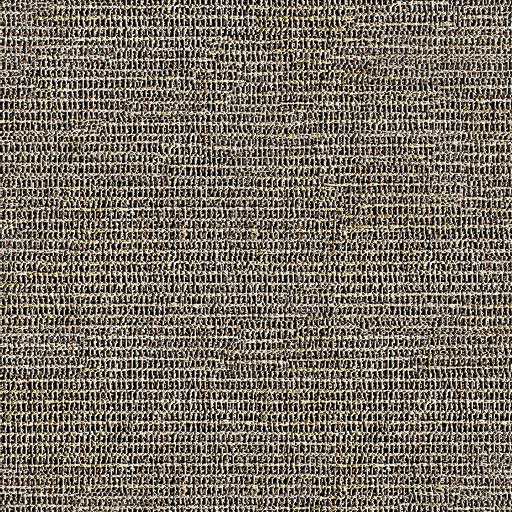
%> input picture image processing/code/2Dsamples1/sample1.jpg, 512 x 512 px
$ octave MAIN.m   (GNU Octave 9; MATLAB toolbox functions it lacks are replaced by stand-ins)
%> lines starting %> are read from the running program, lines starting %| are printed output that depends on the picture
### image processing/code/NonParamSampling.m
function out = NonParamSampling(orig,orig2,finalsize,windsize,method,overlap,e,feather)
% [12 lines of commented-out code are left out]
out = -1*ones(finalsize);
[a,b] = size(orig);
out(1:a,1:b) = orig;
w = ones(windsize);
switch method
    case 1
        l = 0;
        while l<(finalsize(2)-b)
            for xx = 1:windsize(1)
                mat = out(xx:(xx+windsize(1)-1),(b-windsize(2)+1+l):(b+l));
                smin = windsize(1)*windsize(2)*255;
                loc = [1,1];
                for x = 1:(a-windsize(1))
                    for y = 1:(b-windsize(2)-1)
                        s = sum(sum(abs(mat - orig(x:x+windsize(1)-1,y:y+windsize(2)-1))));
                        if smin > s
                            smin = s;
                            loc = [x,y];
                        end
                    end
                end
                out(xx,b+1+l) = orig(loc(1),loc(2)+windsize(2));
            end
            for xx = windsize(1):a
                mat = out((xx-windsize(1)+1):xx,(b-windsize(2)+1+l):(b+l));
                smin = windsize(1)*windsize(2)*255;
                loc = [1,1];
                for x = 1:(a-windsize(1))
                    for y = 1:(b-windsize(2)-1)
                        s = sum(sum(abs(mat - orig(x+1:x+windsize(1),y+1:y+windsize(2)))));
                        if smin > s
                            smin = s;
                            loc = [x,y];
                        end
                    end
                end
                out(xx,b+1+l) = orig(loc(1)+windsize(1)-1,loc(2)+windsize(2));
            end
            l = l+1;
        end
        l = 0;
        while l<(finalsize(1)-a)
            for yy = 1:windsize(1)
                mat = out((a-windsize(1)+1+l):(a+l),yy:yy+windsize(2)-1);
                smin = windsize(1)*windsize(2)*255;
                loc = [1,1];
                for x = 1:(a-windsize(1)-1)
                    for y = 1:(b-windsize(2))
                        s = sum(sum(abs(mat - orig(x:x+windsize(1)-1,y:y+windsize(2)-1))));
                        if smin > s
                            smin = s;
                            loc = [x,y];
                        end
                    end
                end
                out(a+l+1,yy) = orig(loc(1)+windsize(1),loc(2));
            end
            for yy = windsize(2):finalsize(2)
                mat = out((a-windsize(1)+1+l):(a+l),(yy-windsize(2)+1):yy);
                smin = windsize(1)*windsize(2)*255;
                loc = [1,1];
                for x = 1:(a-windsize(1)-1)
                    for y = 1:(b-windsize(2))
                        s = sum(sum(abs(mat - orig(x:x+windsize(1)-1,y:y+windsize(2)-1))));
                        if smin > s
                            smin = s;
                            loc = [x,y];
                        end
                    end
                end
                out(a+l+1,yy) = orig(loc(1)+windsize(1),loc(2)+windsize(2));
            end
            l = l+1;
        end
    case 2
        out = zeros(finalsize + 3*windsize);
        out2 = zeros(finalsize(1) + 3*windsize(1),finalsize(1) + 3*windsize(1),3);
        m = randpick(orig,windsize);
        out(windsize(1)+1:2*windsize(1),windsize(2)+1:2*windsize(2)) =  orig(m(1)+1:m(1)+windsize(1),m(2)+1:m(2)+windsize(2));
        for j = 1:3
              out2(windsize(1)+1:2*windsize(1),windsize(2)+1:2*windsize(2),j) =  orig2(m(1)+1:m(1)+windsize(1),m(2)+1:m(2)+windsize(2),j);
        end
        loc = 2*windsize;
        flag = 1;
        while loc(1)< finalsize(1) + 2*windsize(1)
            d = 100; g = 1;
            while d > e
                m = randpick(orig,windsize);
                d = dist(out,orig(m(1)+1:m(1)+windsize(1),m(2)+1:m(2)+windsize(2)),loc,overlap,flag);
            end
            out = placepatch(out,orig(m(1)+1:m(1)+windsize(1),m(2)+1:m(2)+windsize(2)),loc,overlap,flag,feather);
            for j = 1:3
                out2(:,:,j) = placepatch(out2(:,:,j),orig2(m(1)+1:m(1)+windsize(1),m(2)+1:m(2)+windsize(2),j),loc,overlap,flag,feather);
            end
            loc(1) = loc(1)-overlap+windsize(1);
            loc
        end
        loc(1) = 2*windsize(1);
        e = e/2;
        while loc(2)<finalsize(2)+2*windsize(2)
            d = 100;
            flag = 2; g = 1; E = e;
            while d > e
                m = randpick(orig,windsize);
                d = dist(out,orig(m(1)+1:m(1)+windsize(1),m(2)+1:m(2)+windsize(2)),loc,overlap,flag);
                g = g + 1;
                if g > 100
                    g = 1;
                    e = e*1.01;
                end
            end
            e = E;
            out = placepatch(out,orig(m(1)+1:m(1)+windsize(1),m(2)+1:m(2)+windsize(2)),loc,overlap,flag,feather);
            for j = 1:3
                out2(:,:,j) = placepatch(out2(:,:,j),orig2(m(1)+1:m(1)+windsize(1),m(2)+1:m(2)+windsize(2),j),loc,overlap,flag,feather);
            end
            flag = 3;
            while loc(1)< finalsize(1) + 2*windsize(1)
                d = 100;g = 1; E = e;
                while d > e
                    m = randpick(orig,windsize);
                    d = dist(out,orig(m(1)+1:m(1)+windsize(1),m(2)+1:m(2)+windsize(2)),loc,overlap,flag);
                    g = g + 1;
                    if g > 100
                        g = 1;
                        e = e*1.01;
                    end
                end
                e = E;
                out = placepatch(out,orig(m(1)+1:m(1)+windsize(1),m(2)+1:m(2)+windsize(2)),loc,overlap,flag,feather);
                for j = 1:3
                    out2(:,:,j) = placepatch(out2(:,:,j),orig2(m(1)+1:m(1)+windsize(1),m(2)+1:m(2)+windsize(2),j),loc,overlap,flag,feather);
                end
                loc(1) = loc(1)-overlap+windsize(1);
                loc
            end
            loc(1) = 2*windsize(1);
            loc(2) = loc(2)-overlap+windsize(2);
        end
        h = out(windsize(1)+1:windsize(1)+finalsize(1),windsize(2)+1:windsize(2)+finalsize(2));
        out = {};
        out{1} = h;
        out{2} = out2(windsize(1)+1:windsize(1)+finalsize(1),windsize(2)+1:windsize(2)+finalsize(2),:);
    case 3
        out = zeros(finalsize + 3*windsize);
        out(windsize(1)+1:2*windsize(1),windsize(2)+1:2*windsize(2)) =  randpick(orig,windsize);
        loc = 2*windsize;
        flag = 1;
        while loc(1)< finalsize(1) + 2*windsize(1)
            d = 100;
            while d > e
                m = randpick(orig,windsize);
                d = dist(out,m,loc,overlap,flag);
            end
            out = placepatch(out,m,loc,overlap,flag,feather);
            loc(1) = loc(1)-overlap+windsize(1);
            loc
        end
        loc(1) = 2*windsize(1);
        while loc(2)<finalsize(2)+2*windsize(2)
            d = 100;
            flag = 2; g = 1;
            while d > e
                m = randpick(orig,windsize);
                d = dist(out,m,loc,overlap,flag);
                g = g + 1;
                if g > 100
                    g = 1;
                    e = e*1.1
                end
            end
            out = placepatch(out,m,loc,overlap,flag,feather);
            flag = 3;
            while loc(1)< finalsize(1) + 2*windsize(1)
                d = 100;g = 1; E = e;
                while d > e
                    m = randpick(orig,windsize);
                    d = dist(out,m,loc,overlap,flag);
                    g = g + 1;
                    if g > 100
                        g = 1;
                        e = e*1.1;
                    end
                end
                e = E;
                out = placepatch(out,m,loc,overlap,flag,feather);
                loc(1) = loc(1)-overlap+windsize(1);
                loc
            end
            loc(1) = 2*windsize(1);
            loc(2) = loc(2)-overlap+windsize(2);
        end
        out = out(windsize(1)+1:windsize(1)+finalsize(1),windsize(2)+1:windsize(2)+finalsize(2));
end
end

### image processing/code/MAIN.m
%% THE MAIN FILE %%

x = input('Press 1 if you want to observe pixel based synthesis results 0 to skip\n');
%> the answer given: 1
if x == 1
    fprintf('Expect ~3 minute compuation\n');
    img = double(rgb2gray(imread('2Dsamples1\sample1.jpg')));
%> img: size 512x512 double; min 0, max 255, mean 112.6
    sample1 = double(img);
    sample1 = sample1(1:512,1:512);
    img = double(rgb2gray(imread('2Dsamples1\sample2.jpg')));
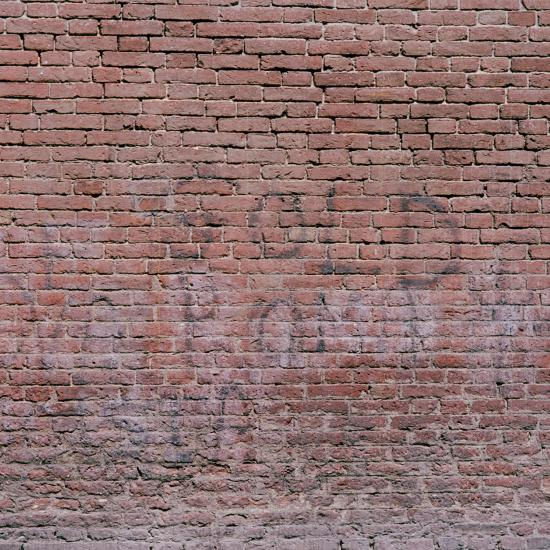
%> input picture image processing/code/2Dsamples1/sample2.jpg, 550 x 550 px
%> img: size 550x550 double; min 0, max 239, mean 123
    sample2 = double(img);
    sample2 = sample2(1:512,1:512);
    img = double(rgb2gray(imread('2Dsamples1\sample3.jpg')));
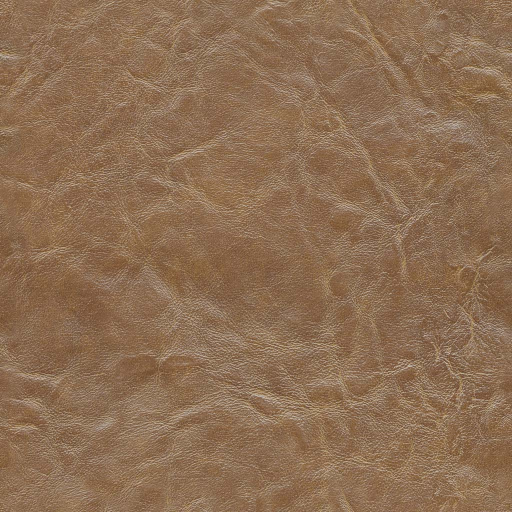
%> input picture image processing/code/2Dsamples1/sample3.jpg, 1024 x 1024 px (shown at 1/2 size)
%> img: size 1024x1024 double; min 52, max 221, mean 116.4
    sample3 = double(img);
    sample3 = sample3(1:512,1:512);
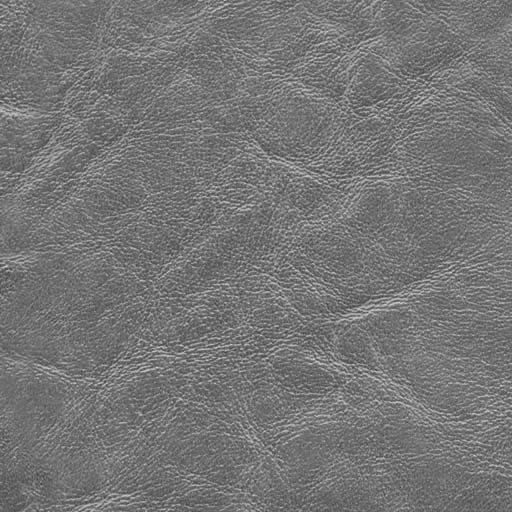
%> sample3: size 512x512 double; min 61, max 210, mean 117.1
    img = double(rgb2gray(imread('2Dsamples1\sample4.jpg')));
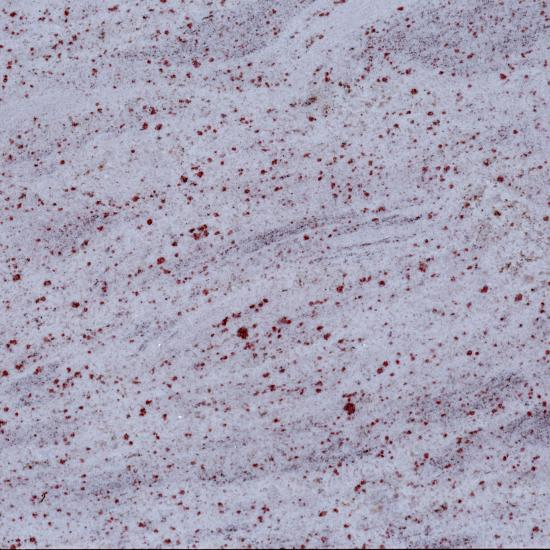
%> input picture image processing/code/2Dsamples1/sample4.jpg, 550 x 550 px
%> img: size 550x550 double; min 1, max 248, mean 166.7
    sample4 = double(img);
    sample4 = sample4(1:512,1:512);
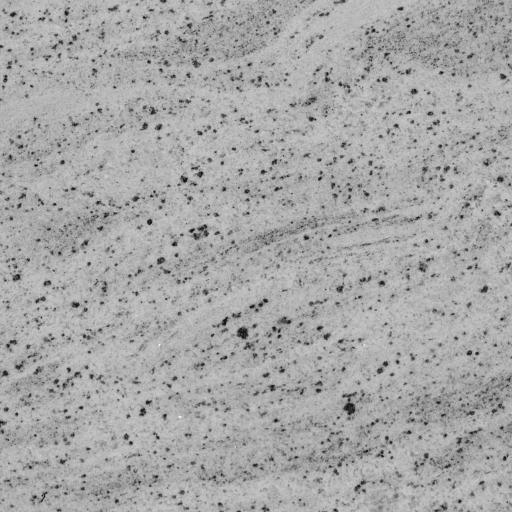
%> sample4: size 512x512 double; min 6, max 248, mean 167.1
    img = double(rgb2gray(imread('2Dsamples1\sample5.jpg')));
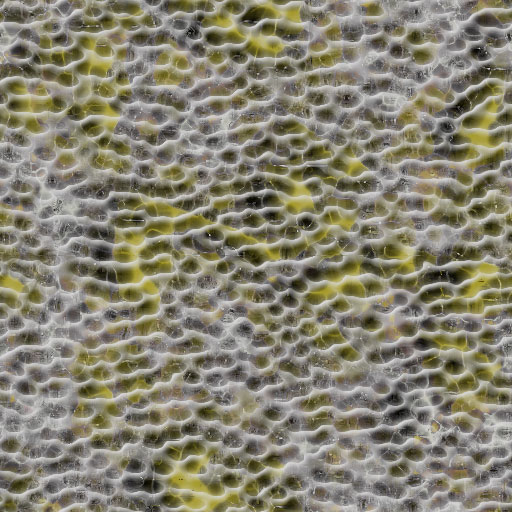
%> input picture image processing/code/2Dsamples1/sample5.jpg, 512 x 512 px
%> img: size 512x512 double; min 0, max 230, mean 129.6
    sample5 = double(img);
    sample5 = sample5(1:512,1:512);

    figure
    subplot(5,2,1);
    back = -1*ones(100,100);
    s = sample1(1:100,1:50);
    s = 255*(s - min(min(s)))/(max(max(s)) - min(min(s)));
    sam1b = back; sam1b(1:100,1:50) = s;
%> after `sam1b(1:100,1:50) = s`:
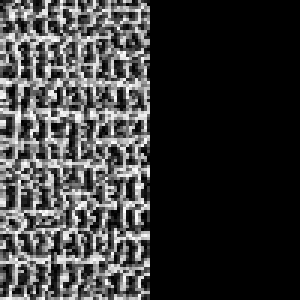
%> sam1b: size 100x100 double (shown 3 times larger); min -1, max 255, mean 56.6; drawn with min black and max white
    imagesc(sam1b);
    title('sample 1 before');
    xticks({}); yticks({});
    subplot(5,2,2);
    sam1a = NonParamSampling(sample1(1:100,1:50),2,[100,100],[50,40],1,0,1,1);
%> (the run ends here)
